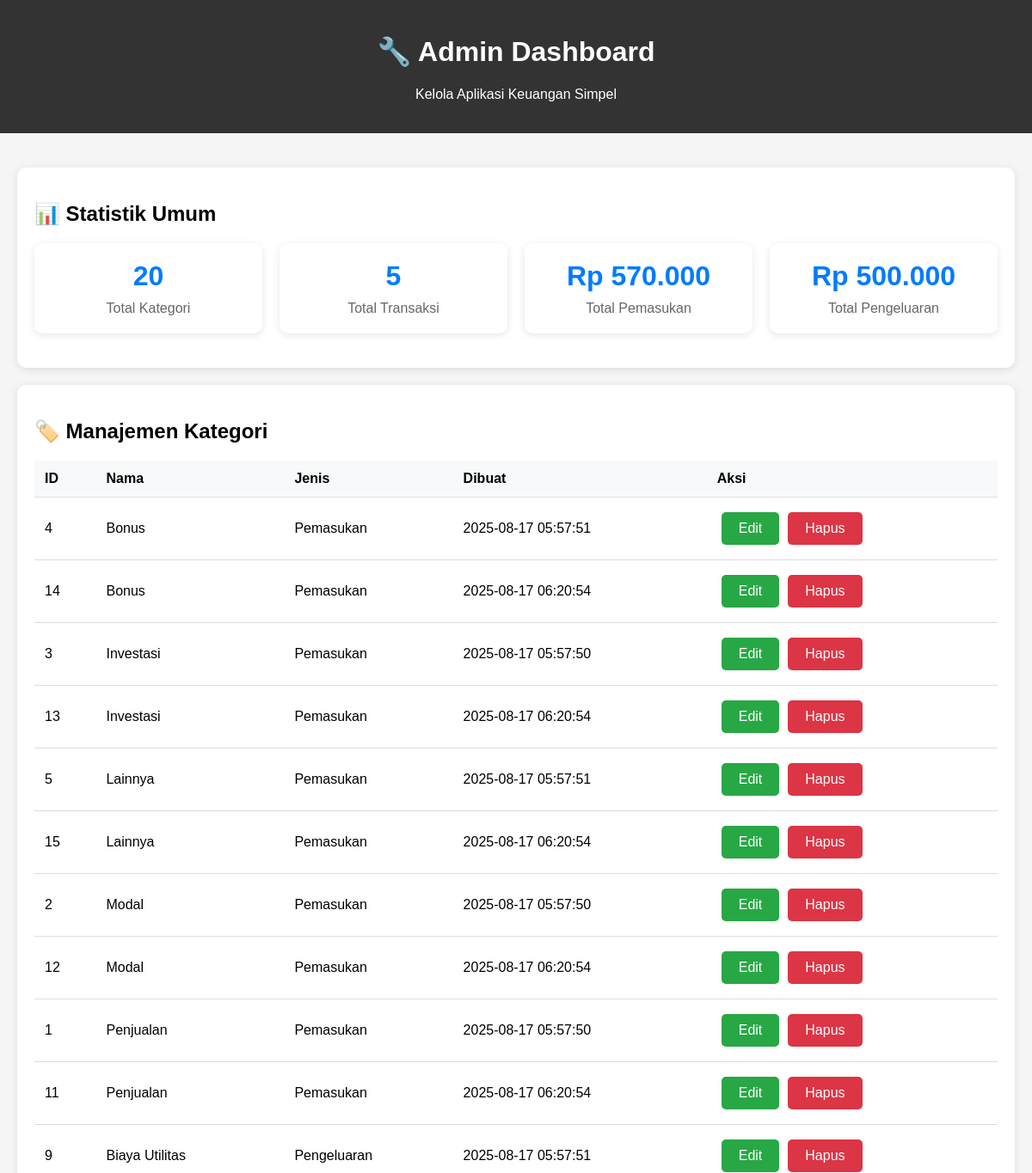
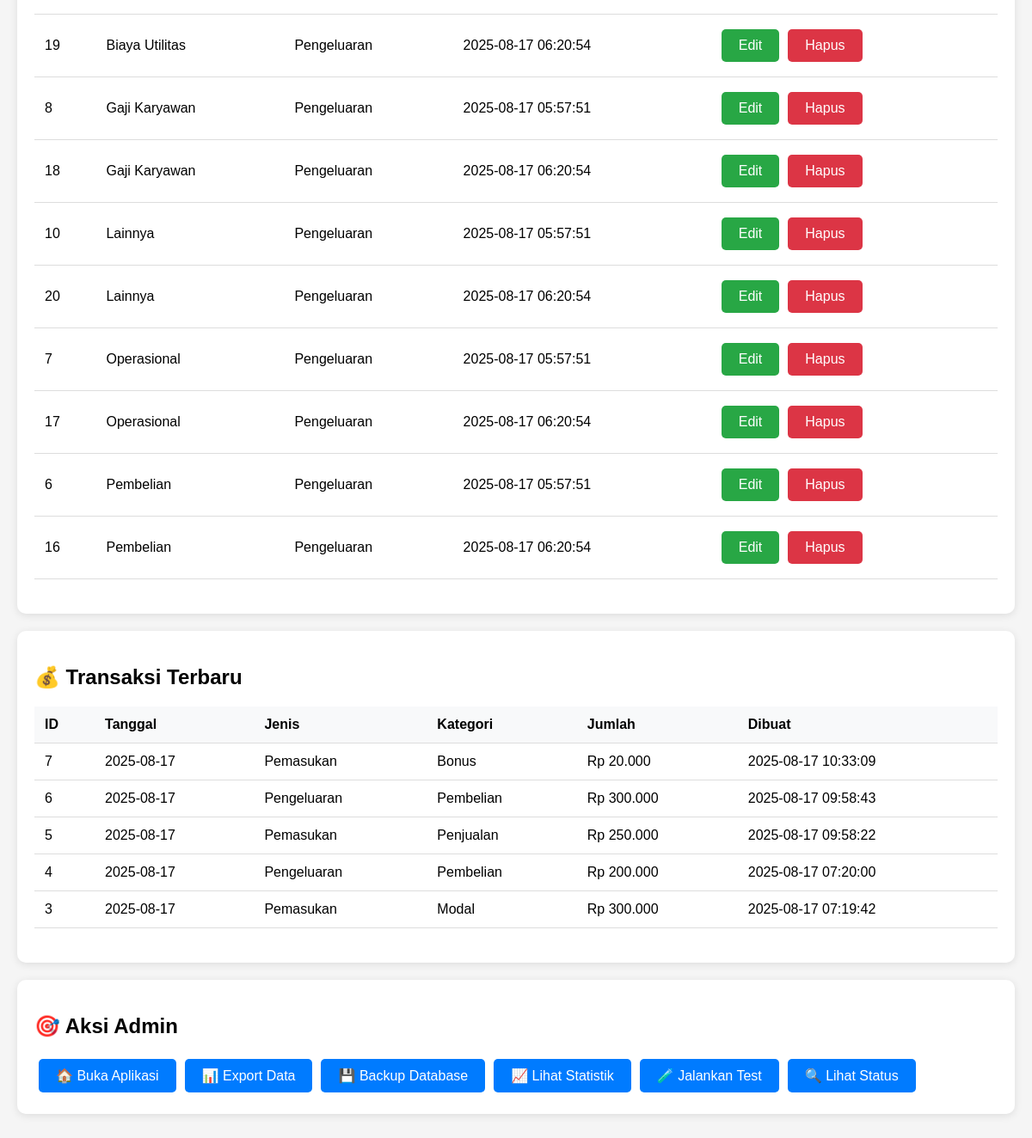
The app's page /admin.php with its own data (2 pictures, top to bottom).
### tables this page shows
CREATE TABLE `kategori` (
  `id` int(11) NOT NULL AUTO_INCREMENT,
  `nama` varchar(100) NOT NULL,
  `jenis` enum('masuk','keluar') NOT NULL,
  `created_at` timestamp NOT NULL DEFAULT current_timestamp(),
  PRIMARY KEY (`id`)
);

CREATE TABLE `transaksi` (
  `id` int(11) NOT NULL AUTO_INCREMENT,
  `tanggal` date NOT NULL,
  `jenis` enum('masuk','keluar') NOT NULL,
  `kategori` varchar(100) NOT NULL,
  `deskripsi` text DEFAULT NULL,
  `jumlah` decimal(15,2) NOT NULL,
  `created_at` timestamp NOT NULL DEFAULT current_timestamp(),
  `updated_at` timestamp NOT NULL DEFAULT current_timestamp() ON UPDATE current_timestamp(),
  PRIMARY KEY (`id`)
);

### admin.php (the view, shortened to what this page needs)
<?php
require_once 'config/database.php';
echo "<!DOCTYPE html>";
echo "<html lang='id'>";
echo "<head>";
echo "</head>";
echo "<body>";
echo "<div class='header'>";
echo "<h1>🔧 Admin Dashboard</h1>";
echo "<p>Kelola Aplikasi Keuangan Simpel</p>";
echo "</div>";
echo "<div class='container'>";
echo "<div class='admin-section'>";
echo "<h2>📊 Statistik Umum</h2>";
echo "<div class='stats-grid'>";
try {
    $stmt = $pdo->query("SELECT COUNT(*) as total FROM kategori");
    $result = $stmt->fetch();
    echo "<div class='stat-card'>";
    echo "<div class='stat-number'>" . $result['total'] . "</div>";
    echo "<div class='stat-label'>Total Kategori</div>";
    echo "</div>";
    $stmt = $pdo->query("SELECT COUNT(*) as total FROM transaksi");
    $result = $stmt->fetch();
    echo "<div class='stat-card'>";
    echo "<div class='stat-number'>" . $result['total'] . "</div>";
    echo "<div class='stat-label'>Total Transaksi</div>";
    echo "</div>";
    $stmt = $pdo->query("SELECT SUM(jumlah) as total FROM transaksi WHERE jenis = 'masuk'");
    $result = $stmt->fetch();
    $totalMasuk = $result['total'] ?: 0;
    echo "<div class='stat-card'>";
    echo "<div class='stat-number'>Rp " . number_format($totalMasuk, 0, ',', '.') . "</div>";
    echo "<div class='stat-label'>Total Pemasukan</div>";
    echo "</div>";
    $stmt = $pdo->query("SELECT SUM(jumlah) as total FROM transaksi WHERE jenis = 'keluar'");
    $result = $stmt->fetch();
    $totalKeluar = $result['total'] ?: 0;
    echo "<div class='stat-card'>";
    echo "<div class='stat-number'>Rp " . number_format($totalKeluar, 0, ',', '.') . "</div>";
    echo "<div class='stat-label'>Total Pengeluaran</div>";
    echo "</div>";
} catch (Exception $e) {
    echo "<div class='stat-card'>";
    echo "<div class='stat-number'>Error</div>";
    echo "<div class='stat-label'>Database Error</div>";
    echo "</div>";
}
echo "</div>";
echo "</div>";
echo "<div class='admin-section'>";
echo "<h2>🏷️ Manajemen Kategori</h2>";
try {
    $stmt = $pdo->query("SELECT * FROM kategori ORDER BY jenis, nama");
    $categories = $stmt->fetchAll();
    if (count($categories) > 0) {
        echo "<table>";
        echo "<thead>";
        echo "<tr><th>ID</th><th>Nama</th><th>Jenis</th><th>Dibuat</th><th>Aksi</th></tr>";
        echo "</thead>";
        echo "<tbody>";
        foreach ($categories as $cat) {
            echo "<tr>";
            echo "<td>" . $cat['id'] . "</td>";
            echo "<td>" . $cat['nama'] . "</td>";
            echo "<td>" . ($cat['jenis'] === 'masuk' ? 'Pemasukan' : 'Pengeluaran') . "</td>";
            echo "<td>" . $cat['created_at'] . "</td>";
            echo "<td>";
            echo "<a href='#' class='btn btn-success'>Edit</a>";
            echo "<a href='#' class='btn btn-danger'>Hapus</a>";
            echo "</td>";
            echo "</tr>";
        }
        echo "</tbody>";
        echo "</table>";
    } else {
        echo "<p>Tidak ada kategori tersedia.</p>";
    }
} catch (Exception $e) {
    echo "<p>Error: " . $e->getMessage() . "</p>";
}
echo "</div>";
echo "<div class='admin-section'>";
echo "<h2>💰 Transaksi Terbaru</h2>";
try {
    $stmt = $pdo->query("SELECT * FROM transaksi ORDER BY created_at DESC LIMIT 10");
    $transactions = $stmt->fetchAll();
    if (count($transactions) > 0) {
        echo "<table>";
        echo "<thead>";
        echo "<tr><th>ID</th><th>Tanggal</th><th>Jenis</th><th>Kategori</th><th>Jumlah</th><th>Dibuat</th></tr>";
        echo "</thead>";
        echo "<tbody>";
        foreach ($transactions as $trans) {
            echo "<tr>";
            echo "<td>" . $trans['id'] . "</td>";
            echo "<td>" . $trans['tanggal'] . "</td>";
            echo "<td>" . ($trans['jenis'] === 'masuk' ? 'Pemasukan' : 'Pengeluaran') . "</td>";
            echo "<td>" . $trans['kategori'] . "</td>";
            echo "<td>Rp " . number_format($trans['jumlah'], 0, ',', '.') . "</td>";
            echo "<td>" . $trans['created_at'] . "</td>";
            echo "</tr>";
        }
        echo "</tbody>";
        echo "</table>";
    } else {
        echo "<p>Belum ada transaksi tersedia.</p>";
    }
} catch (Exception $e) {
    echo "<p>Error: " . $e->getMessage() . "</p>";
}
echo "</div>";
echo "<div class='admin-section'>";
echo "<h2>🎯 Aksi Admin</h2>";
echo "<a href='index.html' class='btn'>🏠 Buka Aplikasi</a>";
echo "<a href='export.php' class='btn'>📊 Export Data</a>";
echo "<a href='backup.php' class='btn'>💾 Backup Database</a>";
echo "<a href='stats.php' class='btn'>📈 Lihat Statistik</a>";
echo "<a href='test.php' class='btn'>🧪 Jalankan Test</a>";
echo "<a href='status.php' class='btn'>🔍 Lihat Status</a>";
echo "</div>";
echo "</div>";
echo "</body>";
echo "</html>";
?>

### records on screen
kategori: id "4", nama "Bonus", jenis "Pemasukan", created_at "2025-08-17 05:57:51"
kategori: id "14", nama "Bonus", jenis "Pemasukan", created_at "2025-08-17 06:20:54"
kategori: id "3", nama "Investasi", jenis "Pemasukan", created_at "2025-08-17 05:57:50"
kategori: id "13", nama "Investasi", jenis "Pemasukan", created_at "2025-08-17 06:20:54"
kategori: id "5", nama "Lainnya", jenis "Pemasukan", created_at "2025-08-17 05:57:51"
kategori: id "15", nama "Lainnya", jenis "Pemasukan", created_at "2025-08-17 06:20:54"
kategori: id "2", nama "Modal", jenis "Pemasukan", created_at "2025-08-17 05:57:50"
kategori: id "12", nama "Modal", jenis "Pemasukan", created_at "2025-08-17 06:20:54"
kategori: id "1", nama "Penjualan", jenis "Pemasukan", created_at "2025-08-17 05:57:50"
kategori: id "11", nama "Penjualan", jenis "Pemasukan", created_at "2025-08-17 06:20:54"
kategori: id "9", nama "Biaya Utilitas", jenis "Pengeluaran", created_at "2025-08-17 05:57:51"
kategori: id "19", nama "Biaya Utilitas", jenis "Pengeluaran", created_at "2025-08-17 06:20:54"
kategori: id "8", nama "Gaji Karyawan", jenis "Pengeluaran", created_at "2025-08-17 05:57:51"
kategori: id "18", nama "Gaji Karyawan", jenis "Pengeluaran", created_at "2025-08-17 06:20:54"
kategori: id "10", nama "Lainnya", jenis "Pengeluaran", created_at "2025-08-17 05:57:51"
kategori: id "20", nama "Lainnya", jenis "Pengeluaran", created_at "2025-08-17 06:20:54"
kategori: id "7", nama "Operasional", jenis "Pengeluaran", created_at "2025-08-17 05:57:51"
kategori: id "17", nama "Operasional", jenis "Pengeluaran", created_at "2025-08-17 06:20:54"
kategori: id "6", nama "Pembelian", jenis "Pengeluaran", created_at "2025-08-17 05:57:51"
kategori: id "16", nama "Pembelian", jenis "Pengeluaran", created_at "2025-08-17 06:20:54"
transaksi: id "7", tanggal "2025-08-17", jenis "Pemasukan", kategori "Bonus", jumlah "20.000", created_at "2025-08-17 10:33:09"
transaksi: id "6", tanggal "2025-08-17", jenis "Pengeluaran", kategori "Pembelian", jumlah "300.000", created_at "2025-08-17 09:58:43"
transaksi: id "5", tanggal "2025-08-17", jenis "Pemasukan", kategori "Penjualan", jumlah "250.000", created_at "2025-08-17 09:58:22"
transaksi: id "4", tanggal "2025-08-17", jenis "Pengeluaran", kategori "Pembelian", jumlah "200.000", created_at "2025-08-17 07:20:00"
transaksi: id "3", tanggal "2025-08-17", jenis "Pemasukan", kategori "Modal", jumlah "300.000", created_at "2025-08-17 07:19:42"

### other values on screen
$result['total'] "20"
$result['total'] "5"
$totalMasuk "570.000"
$totalKeluar "500.000"
